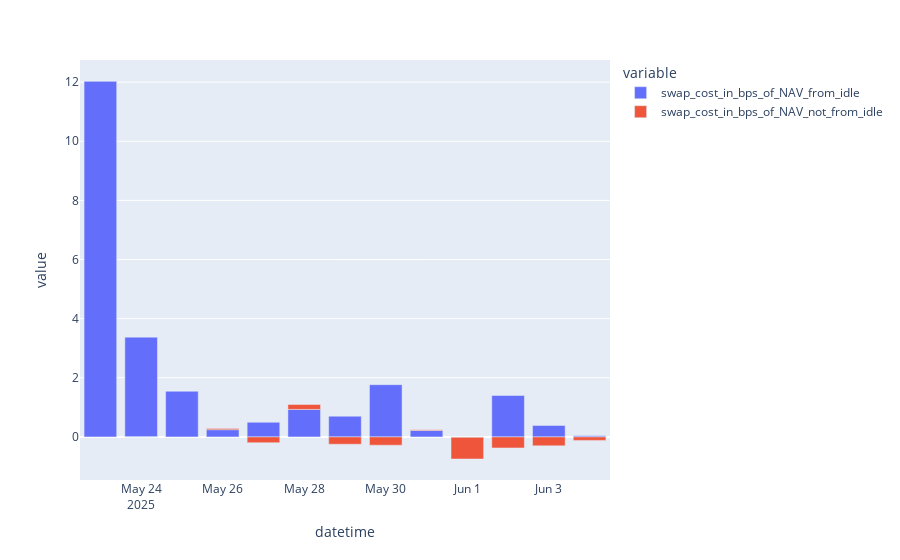

The notebook cell this image was saved under:
### Code cell
px.bar(
    rebalance_df.resample("1d").sum()[["swap_cost_in_bps_of_NAV_from_idle", "swap_cost_in_bps_of_NAV_not_from_idle"]]
)

### Figure 1 — Plotly figure (JSON) as saved in the notebook; plotly's stock layout.template omitted (floating-point values rounded to 4 significant figures)
{"data": [{"alignmentgroup": "True", "hovertemplate": "variable=swap_cost_in_bps_of_NAV_from_idle<br>datetime=%{x}<br>value=%{y}<extra></extra>", "legendgroup": "swap_cost_in_bps_of_NAV_from_idle", "marker": {"color": "#636efa", "pattern": {"shape": ""}}, "name": "swap_cost_in_bps_of_NAV_from_idle", "offsetgroup": "swap_cost_in_bps_of_NAV_from_idle", "orientation": "v", "showlegend": true, "textposition": "auto", "type": "bar", "x": ["2025-05-23T00:00:00+00:00", "2025-05-24T00:00:00+00:00", "2025-05-25T00:00:00+00:00", "2025-05-26T00:00:00+00:00", "2025-05-27T00:00:00+00:00", "2025-05-28T00:00:00+00:00", "2025-05-29T00:00:00+00:00", "2025-05-30T00:00:00+00:00", "2025-05-31T00:00:00+00:00", "2025-06-01T00:00:00+00:00", "2025-06-02T00:00:00+00:00", "2025-06-03T00:00:00+00:00", "2025-06-04T00:00:00+00:00"], "xaxis": "x", "y": [12.04, 3.374, 1.554, 0.2448, 0.4933, 0.9293, 0.6999, 1.766, 0.2182, -0.0148, 1.399, 0.385, 0.03471], "yaxis": "y"}, {"alignmentgroup": "True", "hovertemplate": "variable=swap_cost_in_bps_of_NAV_not_from_idle<br>datetime=%{x}<br>value=%{y}<extra></extra>", "legendgroup": "swap_cost_in_bps_of_NAV_not_from_idle", "marker": {"color": "#EF553B", "pattern": {"shape": ""}}, "name": "swap_cost_in_bps_of_NAV_not_from_idle", "offsetgroup": "swap_cost_in_bps_of_NAV_not_from_idle", "orientation": "v", "showlegend": true, "textposition": "auto", "type": "bar", "x": ["2025-05-23T00:00:00+00:00", "2025-05-24T00:00:00+00:00", "2025-05-25T00:00:00+00:00", "2025-05-26T00:00:00+00:00", "2025-05-27T00:00:00+00:00", "2025-05-28T00:00:00+00:00", "2025-05-29T00:00:00+00:00", "2025-05-30T00:00:00+00:00", "2025-05-31T00:00:00+00:00", "2025-06-01T00:00:00+00:00", "2025-06-02T00:00:00+00:00", "2025-06-03T00:00:00+00:00", "2025-06-04T00:00:00+00:00"], "xaxis": "x", "y": [0, -0.0002129, 0, 0.04277, -0.1975, 0.1656, -0.2487, -0.2808, 0.02655, -0.7329, -0.3738, -0.3028, -0.1182], "yaxis": "y"}], "layout": {"barmode": "relative", "legend": {"title": {"text": "variable"}, "tracegroupgap": 0}, "margin": {"t": 60}, "xaxis": {"anchor": "y", "domain": [0, 1], "title": {"text": "datetime"}}, "yaxis": {"anchor": "x", "domain": [0, 1], "title": {"text": "value"}}}}
